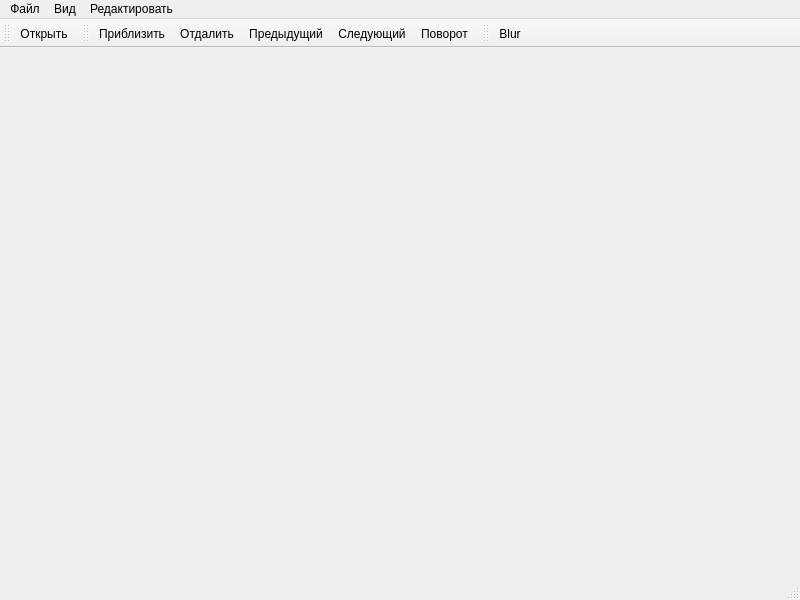
<?xml version="1.0" encoding="UTF-8"?>
<ui version="4.0">
 <class>MainWindow</class>
 <widget class="QMainWindow" name="MainWindow">
  <property name="geometry">
   <rect>
    <x>0</x>
    <y>0</y>
    <width>800</width>
    <height>600</height>
   </rect>
  </property>
  <property name="windowTitle">
   <string>MainWindow</string>
  </property>
  <widget class="QWidget" name="centralwidget"/>
  <widget class="QMenuBar" name="menubar">
   <property name="geometry">
    <rect>
     <x>0</x>
     <y>0</y>
     <width>800</width>
     <height>22</height>
    </rect>
   </property>
   <widget class="QMenu" name="file">
    <property name="title">
     <string>Файл</string>
    </property>
    <addaction name="open"/>
    <addaction name="save_as"/>
    <addaction name="exit"/>
   </widget>
   <widget class="QMenu" name="view">
    <property name="title">
     <string>Вид</string>
    </property>
    <addaction name="zome_in"/>
    <addaction name="zome_out"/>
    <addaction name="rotate"/>
    <addaction name="prev"/>
    <addaction name="next"/>
   </widget>
   <widget class="QMenu" name="menu_edit">
    <property name="title">
     <string>Редактировать</string>
    </property>
    <addaction name="actionreset"/>
    <addaction name="actionBlur"/>
   </widget>
   <addaction name="file"/>
   <addaction name="view"/>
   <addaction name="menu_edit"/>
  </widget>
  <widget class="QStatusBar" name="statusbar"/>
  <widget class="QToolBar" name="toolBar_file">
   <property name="windowTitle">
    <string>toolBar</string>
   </property>
   <attribute name="toolBarArea">
    <enum>TopToolBarArea</enum>
   </attribute>
   <attribute name="toolBarBreak">
    <bool>false</bool>
   </attribute>
   <addaction name="open"/>
  </widget>
  <widget class="QToolBar" name="toolBar_view">
   <property name="windowTitle">
    <string>toolBar_2</string>
   </property>
   <attribute name="toolBarArea">
    <enum>TopToolBarArea</enum>
   </attribute>
   <attribute name="toolBarBreak">
    <bool>false</bool>
   </attribute>
   <addaction name="zome_in"/>
   <addaction name="zome_out"/>
   <addaction name="prev"/>
   <addaction name="next"/>
   <addaction name="rotate"/>
  </widget>
  <widget class="QToolBar" name="toolBar_edit">
   <property name="windowTitle">
    <string>toolBar_3</string>
   </property>
   <attribute name="toolBarArea">
    <enum>TopToolBarArea</enum>
   </attribute>
   <attribute name="toolBarBreak">
    <bool>false</bool>
   </attribute>
   <addaction name="actionBlur"/>
  </widget>
  <action name="open">
   <property name="checkable">
    <bool>false</bool>
   </property>
   <property name="enabled">
    <bool>true</bool>
   </property>
   <property name="icon">
    <iconset resource="mainwindow.qrc">
     <normaloff>:/images/open-48.png</normaloff>:/images/open-48.png</iconset>
   </property>
   <property name="text">
    <string>Открыть</string>
   </property>
  </action>
  <action name="save_as">
   <property name="icon">
    <iconset resource="mainwindow.qrc">
     <normaloff>:/images/save-48.png</normaloff>:/images/save-48.png</iconset>
   </property>
   <property name="text">
    <string>Сохранить как</string>
   </property>
  </action>
  <action name="exit">
   <property name="icon">
    <iconset resource="mainwindow.qrc">
     <normaloff>:/images/close48.png</normaloff>:/images/close48.png</iconset>
   </property>
   <property name="text">
    <string>Выйти</string>
   </property>
  </action>
  <action name="zome_in">
   <property name="icon">
    <iconset resource="mainwindow.qrc">
     <normaloff>:/images/plus-48.png</normaloff>:/images/plus-48.png</iconset>
   </property>
   <property name="text">
    <string>Приблизить</string>
   </property>
  </action>
  <action name="zome_out">
   <property name="icon">
    <iconset resource="mainwindow.qrc">
     <normaloff>:/images/minus-48.png</normaloff>:/images/minus-48.png</iconset>
   </property>
   <property name="text">
    <string>Отдалить</string>
   </property>
  </action>
  <action name="prev">
   <property name="icon">
    <iconset resource="mainwindow.qrc">
     <normaloff>:/images/left-48.png</normaloff>:/images/left-48.png</iconset>
   </property>
   <property name="text">
    <string>Предыдущий</string>
   </property>
  </action>
  <action name="next">
   <property name="icon">
    <iconset resource="mainwindow.qrc">
     <normaloff>:/images/right-48.png</normaloff>:/images/right-48.png</iconset>
   </property>
   <property name="text">
    <string>Следующий</string>
   </property>
  </action>
  <action name="rotate">
   <property name="icon">
    <iconset resource="mainwindow.qrc">
     <normaloff>:/images/rotate-48.png</normaloff>:/images/rotate-48.png</iconset>
   </property>
   <property name="text">
    <string>Поворот</string>
   </property>
  </action>
  <action name="actionBlur">
   <property name="text">
    <string>Blur</string>
   </property>
  </action>
  <action name="actionreset">
   <property name="text">
    <string>reset</string>
   </property>
  </action>
 </widget>
 <resources>
  <include location="mainwindow.qrc"/>
 </resources>
 <connections/>
</ui>
